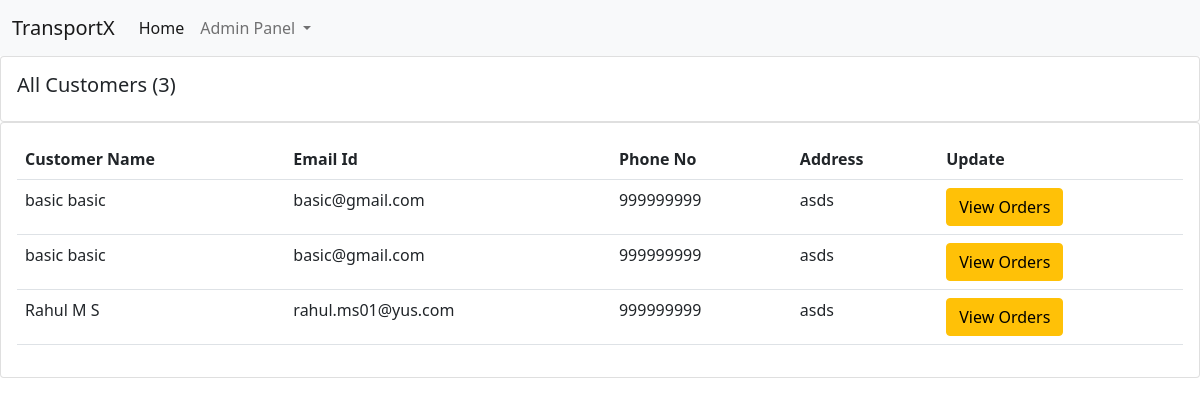
The page /customers_list/ on the database its author committed.
### books/models.py (models this page shows, shortened)
class Order(models.Model):
    tracking_id = models.CharField(max_length=255, unique=True, blank=True, default=generate_tracking_id)
    user = models.ForeignKey(User, on_delete=models.CASCADE, default=1)
    items_json = models.CharField(max_length=5000, blank=True)
    price = models.IntegerField(default=0)
    name = models.CharField(max_length=100, blank=True)
    email = models.CharField(max_length=100, blank=True)
    address = models.CharField(max_length=100, default="")
    phone = models.CharField(max_length=100, blank=True)
    date = models.DateTimeField(auto_now_add=True)
    status = models.CharField(max_length=100, blank=True)

### books/views.py (the view)
# urls.py: path("customers_list/", views.customers_list, name="customers_list"),
def customers_list(request):
    customers = Order.objects.all()
    customer_count = customers.count()
    return render(request, "customers_list.html", {'customers': customers, 'customer_count': customer_count})

### books/templates/customers_list.html (shortened to what this page needs)
{% extends 'admin_navbar.html' %}
{% block body %}
      <div class="row">
        <div class="col-md">
          <div class="card card-body">
            <h5>All Customers ({{customer_count}})</h5>
          </div>
          <div class="card card-body">
            <table class="table">
              <tr>
                <th>Customer Name</th>
                <th>Email Id</th>
                <th>Phone No</th>
                <th>Address</th>
                <th>Update</th>
              </tr>
              {% for customer in customers %}
                <tr>
                  <td>{{customer.name}}</td>
                  <td>{{customer.email}}</td>
                  <td>{{customer.phone}}</td>
                  <td>{{customer.address}}</td>
                  <td><a href="/customers_list/orders_{{customer.id}}/" class="btn btn-warning">View Orders</a></td>
                </tr>
              {% endfor %}
            </table>
          </div>
        </div>
      </div>
      {% endblock %}

### rows shown on the page
Order: name "basic basic", email "basic@gmail.com", phone "999999999", address "asds"
Order: name "basic basic", email "basic@gmail.com", phone "999999999", address "asds"
Order: name "Rahul M S", email "rahul.ms01@yus.com", phone "999999999", address "asds"

### other values the page prints
{{ customer_count }} "3"
